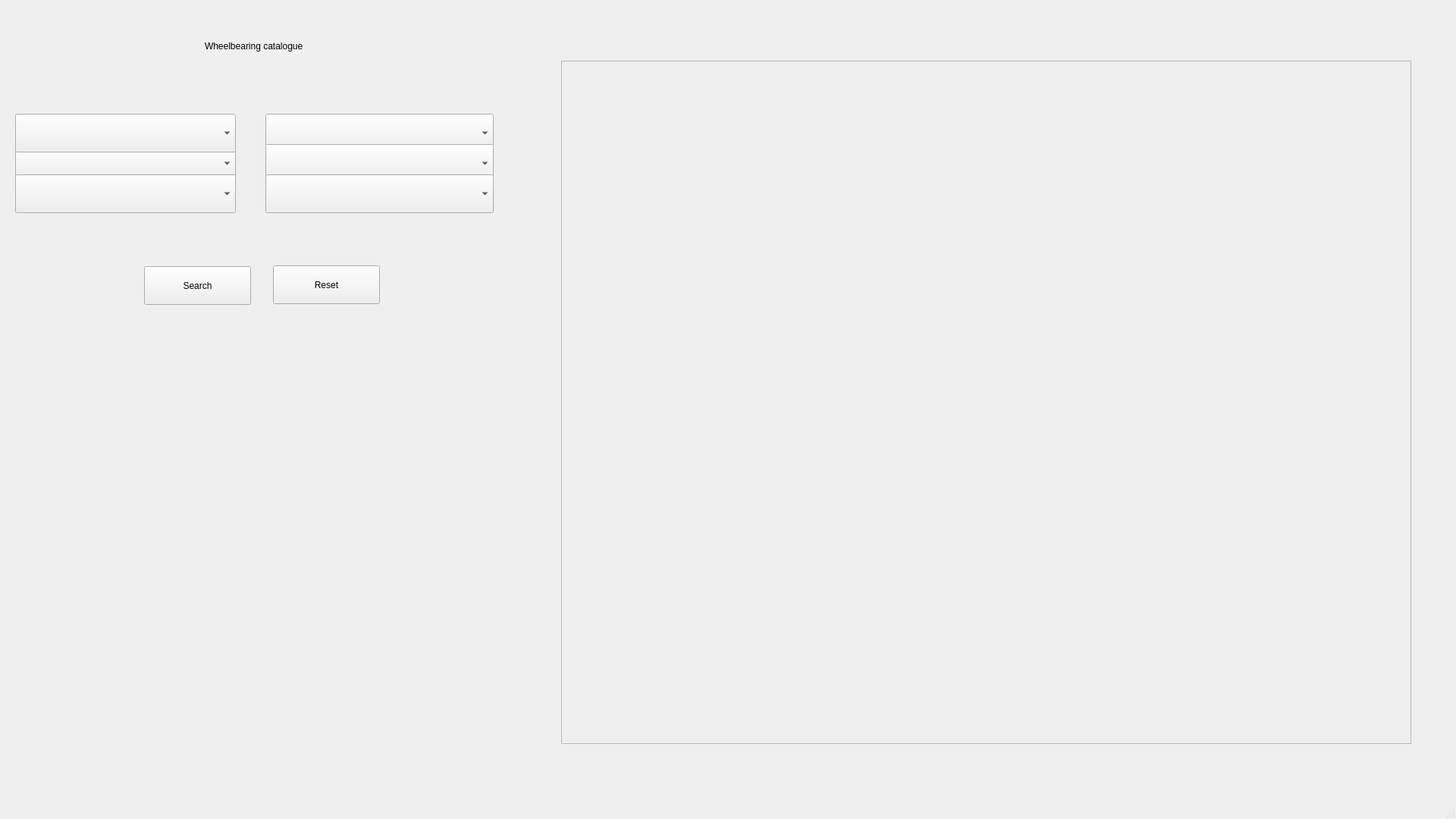
<?xml version="1.0" encoding="UTF-8"?>
<ui version="4.0">
 <class>MainWindow</class>
 <widget class="QMainWindow" name="MainWindow">
  <property name="geometry">
   <rect>
    <x>0</x>
    <y>0</y>
    <width>1920</width>
    <height>1080</height>
   </rect>
  </property>
  <property name="windowTitle">
   <string>MainWindow</string>
  </property>
  <widget class="QWidget" name="centralwidget">
   <widget class="QLabel" name="messageLabel">
    <property name="geometry">
     <rect>
      <x>270</x>
      <y>40</y>
      <width>161</width>
      <height>41</height>
     </rect>
    </property>
    <property name="text">
     <string>Wheelbearing catalogue</string>
    </property>
   </widget>
   <widget class="QComboBox" name="modelComboBox">
    <property name="geometry">
     <rect>
      <x>350</x>
      <y>150</y>
      <width>301</width>
      <height>51</height>
     </rect>
    </property>
   </widget>
   <widget class="QComboBox" name="engineSizeComboBox">
    <property name="geometry">
     <rect>
      <x>20</x>
      <y>190</y>
      <width>291</width>
      <height>51</height>
     </rect>
    </property>
   </widget>
   <widget class="QComboBox" name="markSeriesComboBox">
    <property name="geometry">
     <rect>
      <x>350</x>
      <y>190</y>
      <width>301</width>
      <height>51</height>
     </rect>
    </property>
   </widget>
   <widget class="QComboBox" name="driveTypeComboBox">
    <property name="geometry">
     <rect>
      <x>20</x>
      <y>230</y>
      <width>291</width>
      <height>51</height>
     </rect>
    </property>
   </widget>
   <widget class="QComboBox" name="positionComboBox">
    <property name="geometry">
     <rect>
      <x>350</x>
      <y>230</y>
      <width>301</width>
      <height>51</height>
     </rect>
    </property>
   </widget>
   <widget class="QPushButton" name="searchButton">
    <property name="geometry">
     <rect>
      <x>190</x>
      <y>351</y>
      <width>141</width>
      <height>51</height>
     </rect>
    </property>
    <property name="text">
     <string>Search</string>
    </property>
   </widget>
   <widget class="QPushButton" name="resetButton">
    <property name="geometry">
     <rect>
      <x>360</x>
      <y>350</y>
      <width>141</width>
      <height>51</height>
     </rect>
    </property>
    <property name="text">
     <string>Reset</string>
    </property>
   </widget>
   <widget class="QScrollArea" name="resultsScrollArea">
    <property name="geometry">
     <rect>
      <x>740</x>
      <y>80</y>
      <width>1121</width>
      <height>901</height>
     </rect>
    </property>
    <property name="widgetResizable">
     <bool>true</bool>
    </property>
    <widget class="QWidget" name="scrollAreaWidgetContents">
     <property name="geometry">
      <rect>
       <x>0</x>
       <y>0</y>
       <width>1119</width>
       <height>899</height>
      </rect>
     </property>
    </widget>
   </widget>
   <widget class="QComboBox" name="manufacturerComboBox">
    <property name="geometry">
     <rect>
      <x>20</x>
      <y>150</y>
      <width>291</width>
      <height>51</height>
     </rect>
    </property>
   </widget>
  </widget>
  <widget class="QMenuBar" name="menubar">
   <property name="geometry">
    <rect>
     <x>0</x>
     <y>0</y>
     <width>1920</width>
     <height>24</height>
    </rect>
   </property>
  </widget>
  <widget class="QStatusBar" name="statusbar"/>
 </widget>
 <resources/>
 <connections/>
</ui>
